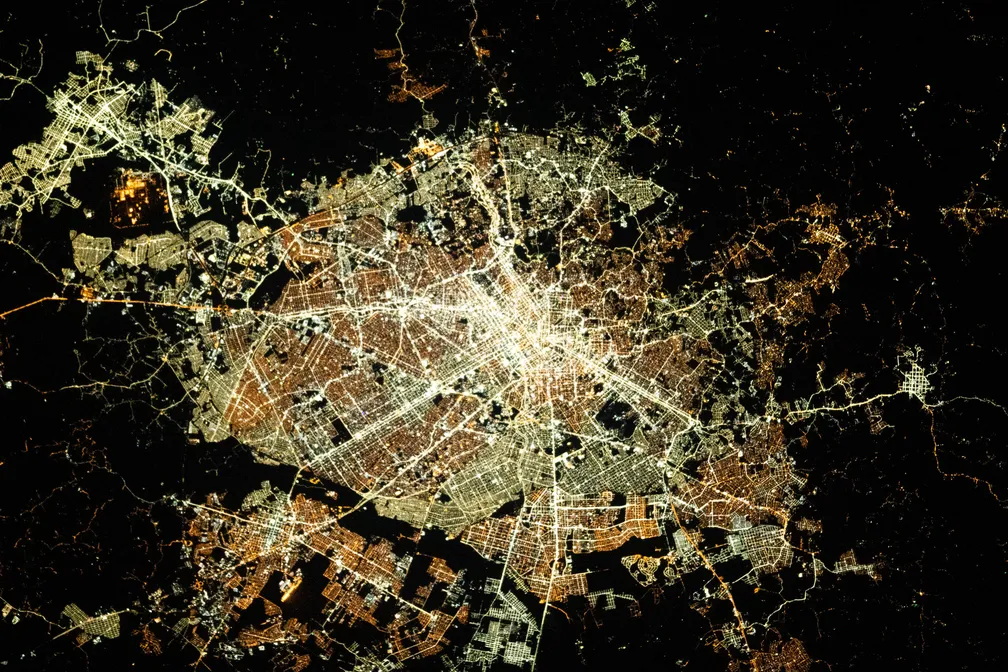
#> input picture Aula3/curitiba.jpg, 1008 x 672 px
$ python main.py
#> lines starting #> are read from the running program, lines starting #| are printed output that depends on the picture; after the words box and inside, x2 and y2 are one past the last pixel; in counts of white or black regions, pixels touching at a corner belong together
import cv2

imagem1 = cv2.imread('curitiba.jpg')
#> imagem1 is the input picture: shape (672, 1008, 3); mean B, G, R 35.5, 51.8, 57.4
imagem2 = cv2.imread('porto.jpg')
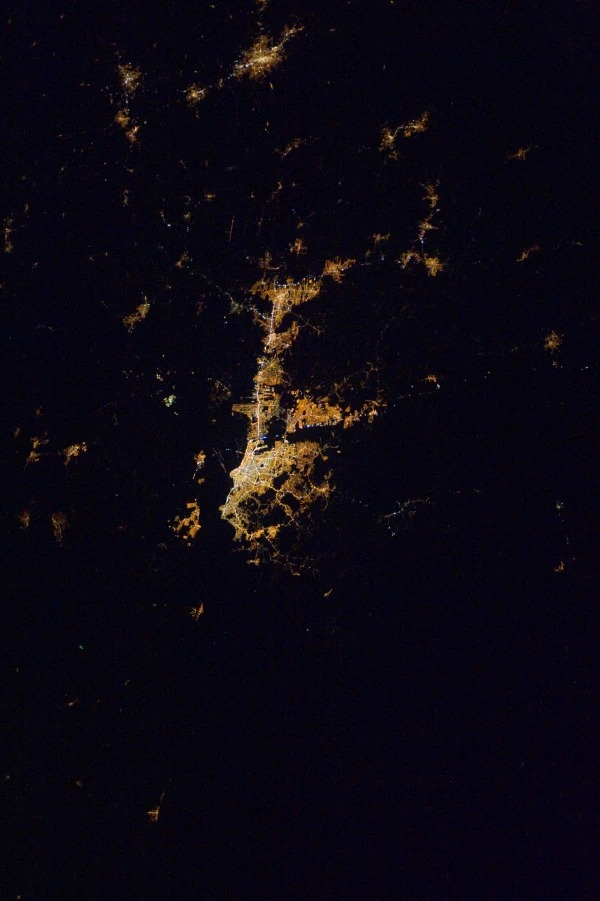
#> input picture Aula3/porto.jpg, 600 x 901 px
#> imagem2 is the input picture: shape (901, 600, 3); mean B, G, R 17.6, 7.5, 11.3
imagem3 = cv2.imread('saopaulo.jpg')
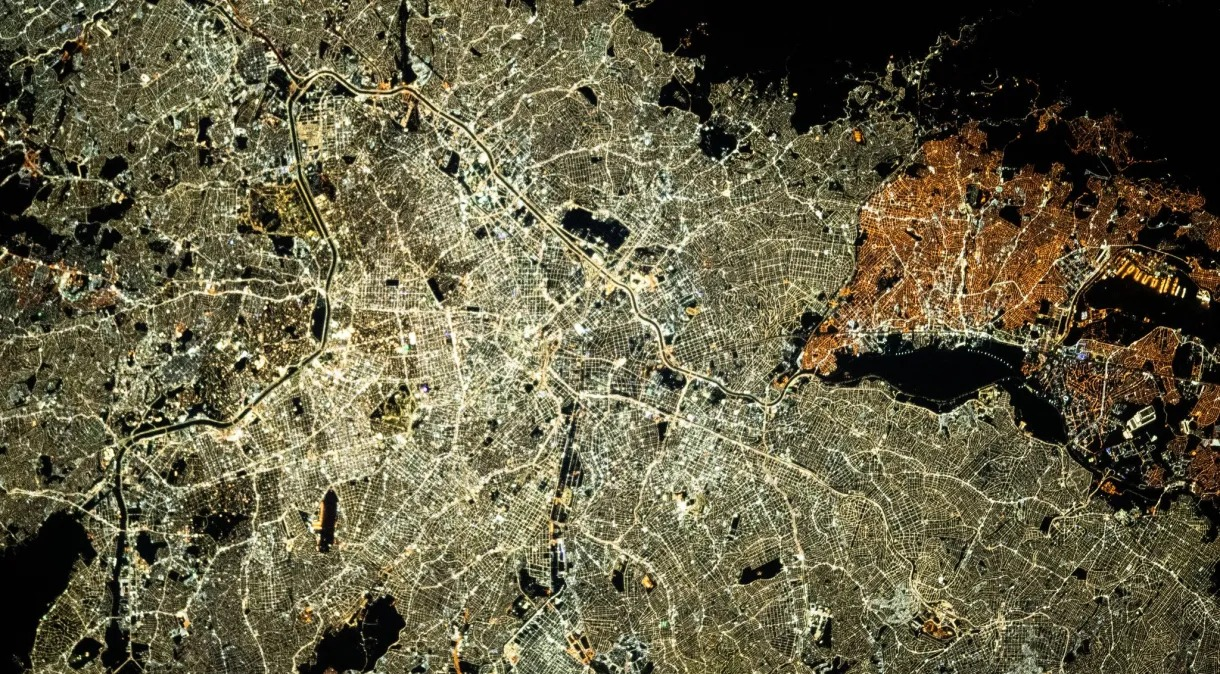
#> input picture Aula3/saopaulo.jpg, 1220 x 674 px
#> imagem3 is the input picture: shape (674, 1220, 3); mean B, G, R 68.2, 94.3, 99.3

# Converter para escala de cinza
imagem_cinza1 = cv2.cvtColor(imagem1, cv2.COLOR_BGR2GRAY)
imagem_cinza2 = cv2.cvtColor(imagem2, cv2.COLOR_BGR2GRAY)
imagem_cinza3 = cv2.cvtColor(imagem3, cv2.COLOR_BGR2GRAY)

# Aplicar Curitiba
_, img_bin1 = cv2.threshold(imagem_cinza1, 170, 230, cv2.THRESH_BINARY)
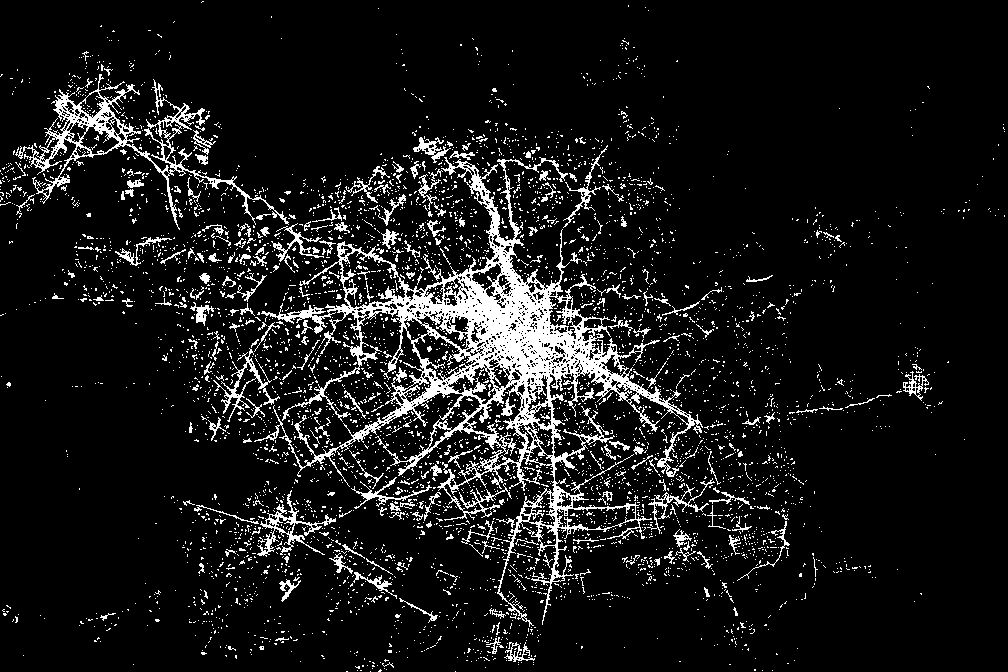
#> img_bin1: shape (672, 1008); values 0 (black) and 230 (white), 9.4% white in thin lines or dots
cv2.namedWindow("Curitiba", cv2.WINDOW_NORMAL)
cv2.resizeWindow("Curitiba", 800, 600)

_, img_bin_inv1 = cv2.threshold(imagem_cinza1, 170, 230, cv2.THRESH_BINARY_INV)
#> img_bin_inv1: shape (672, 1008); values 0 (black) and 230 (white), 90.6% white; black in thin lines or dots

_, img_trunc1 = cv2.threshold(imagem_cinza1, 170, 230, cv2.THRESH_TRUNC)

_, img_tozero1 = cv2.threshold(imagem_cinza1, 170, 230, cv2.THRESH_TOZERO)

_, img_tozero_inv1 = cv2.threshold(imagem_cinza1, 170, 230, cv2.THRESH_TOZERO_INV)
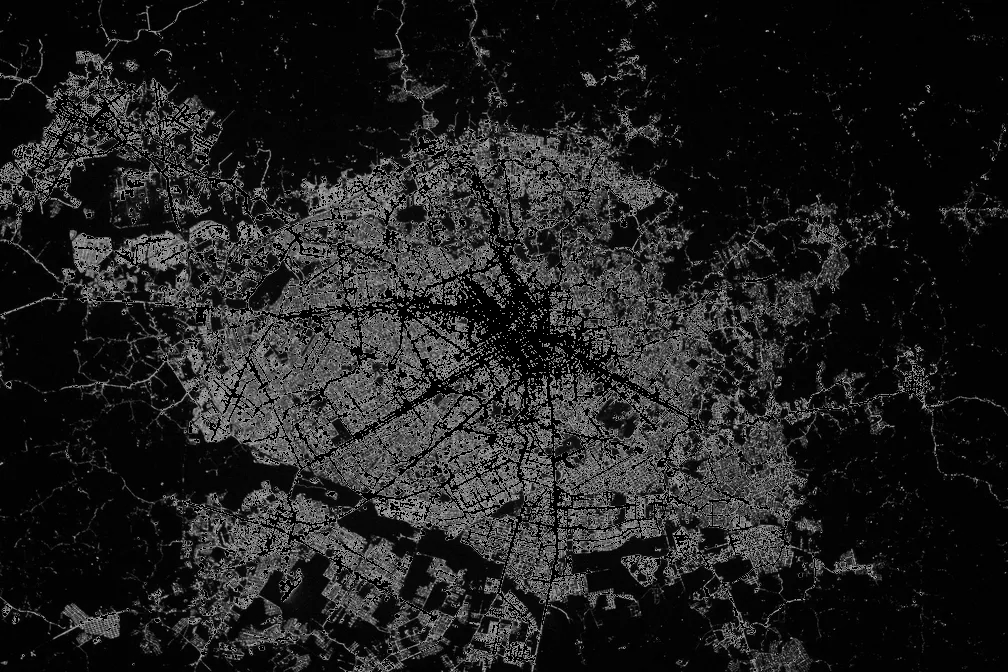
#> img_tozero_inv1: shape (672, 1008); min 0, max 170, mean 31.8

# Imagem segmentada binária 1
cv2.imshow("Curitiba Imagem Original", imagem1)
cv2.waitKey(0)
cv2.imshow("Curitiba THRESH_BINARY", img_bin1)
cv2.waitKey(0)
cv2.imshow("Curitiba THRESH_BINARY_INV", img_bin_inv1)
cv2.waitKey(0)
cv2.imshow("Curitiba THRESH_TRUNC", img_trunc1)
cv2.waitKey(0)
cv2.imshow("Curitiba THRESH_TOZERO", img_tozero1)
cv2.waitKey(0)
cv2.imshow("Curitiba THRESH_TOZERO_INV", img_tozero_inv1)
cv2.waitKey(0)
cv2.destroyAllWindows()


# Aplicar Porto Alegre
_, img_bin2 = cv2.threshold(imagem_cinza2, 150, 210, cv2.THRESH_BINARY)
#> img_bin2: shape (901, 600); values 0 (black) and 210 (white), 0.37% white in thin lines or dots, all inside (x1, y1, x2, y2) = (71, 30, 439, 562)
cv2.namedWindow("Porto Alegre", cv2.WINDOW_NORMAL)
cv2.resizeWindow("Porto Alegre", 800, 600)

_, img_bin_inv2 = cv2.threshold(imagem_cinza2, 150, 210, cv2.THRESH_BINARY_INV)

_, img_trunc2 = cv2.threshold(imagem_cinza2, 150, 210, cv2.THRESH_TRUNC)

_, img_tozero2 = cv2.threshold(imagem_cinza2, 150, 210, cv2.THRESH_TOZERO)

_, img_tozero_inv2 = cv2.threshold(imagem_cinza2, 150, 210, cv2.THRESH_TOZERO_INV)

# Imagem segmentada binária 2
cv2.imshow("Porto Alegre Imagem Original", imagem2)
cv2.waitKey(0)
cv2.imshow("Porto Alegre THRESH_BINARY", img_bin2)
cv2.waitKey(0)
cv2.imshow("Porto Alegre THRESH_BINARY_INV", img_bin_inv2)
cv2.waitKey(0)
cv2.imshow("Porto Alegre THRESH_TRUNC", img_trunc2)
cv2.waitKey(0)
cv2.imshow("Porto Alegre THRESH_TOZERO", img_tozero2)
cv2.waitKey(0)
cv2.imshow("Porto Alegre THRESH_TOZERO_INV", img_tozero_inv2)
cv2.waitKey(0)
cv2.destroyAllWindows()


# Aplicar Sao Paulo
_, img_bin3 = cv2.threshold(imagem_cinza3, 180, 240, cv2.THRESH_BINARY)
#> img_bin3: shape (674, 1220); values 0 (black) and 240 (white), 11.1% white in thin lines or dots
cv2.namedWindow("Sao Paulo", cv2.WINDOW_NORMAL)
cv2.resizeWindow("Sao Paulo", 800, 600)

_, img_bin_inv3 = cv2.threshold(imagem_cinza3, 180, 240, cv2.THRESH_BINARY_INV)
#> img_bin_inv3: shape (674, 1220); values 0 (black) and 240 (white), 88.9% white; black in thin lines or dots

_, img_trunc3 = cv2.threshold(imagem_cinza3, 180, 240, cv2.THRESH_TRUNC)

_, img_tozero3 = cv2.threshold(imagem_cinza3, 180, 240, cv2.THRESH_TOZERO)
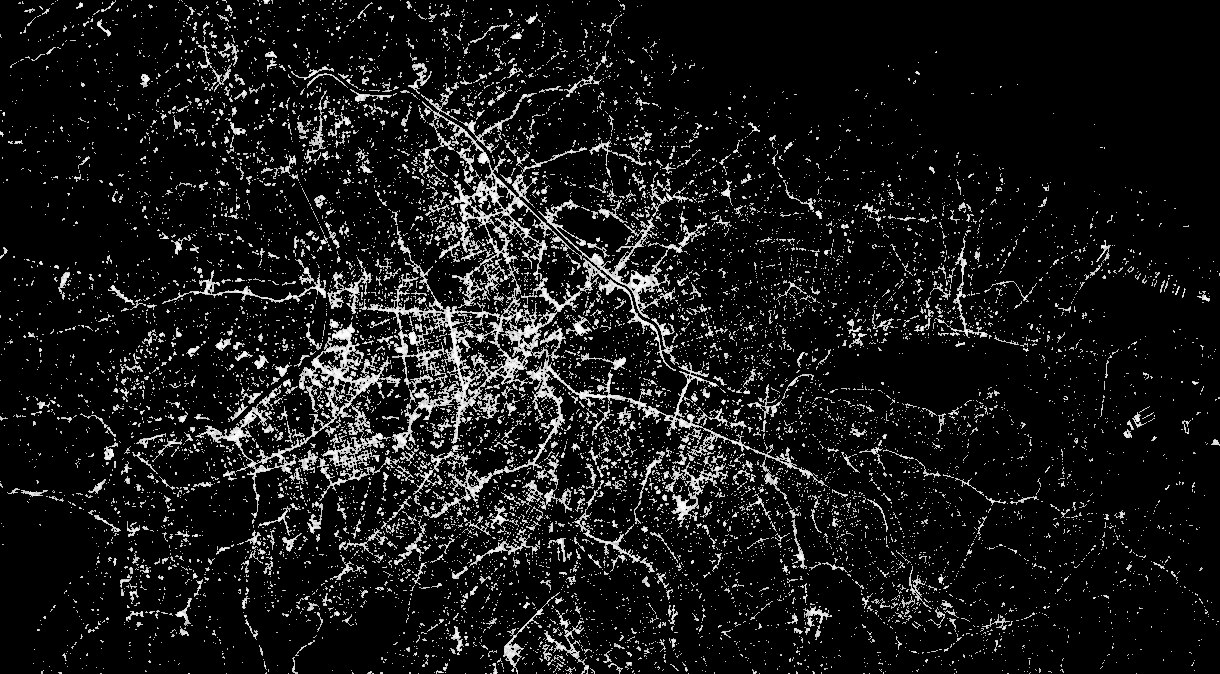
#> img_tozero3: shape (674, 1220); min 0, max 254, mean 23.3

_, img_tozero_inv3 = cv2.threshold(imagem_cinza3, 180, 240, cv2.THRESH_TOZERO_INV)
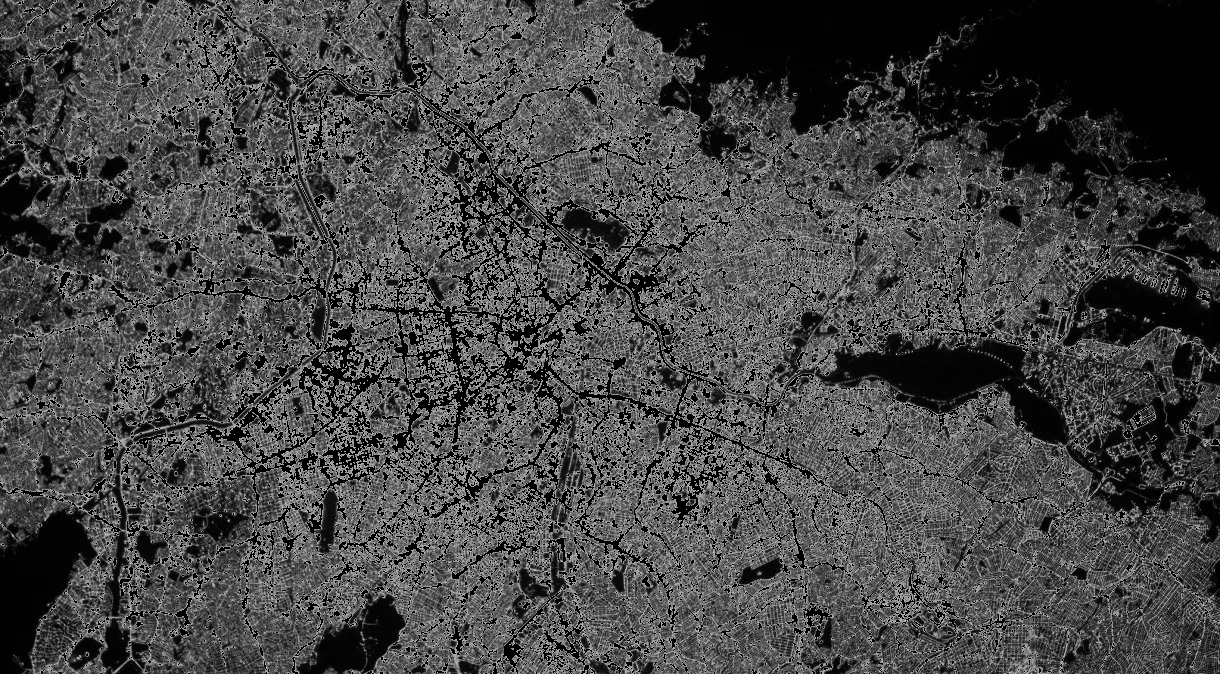
#> img_tozero_inv3: shape (674, 1220); min 0, max 180, mean 69.5

# Imagem segmentada binária 3
cv2.imshow("Sao Paulo Imagem Original", imagem3)
cv2.waitKey(0)
cv2.imshow("Sao Paulo THRESH_BINARY", img_bin3)
cv2.waitKey(0)
cv2.imshow("Sao Paulo THRESH_BINARY_INV", img_bin_inv3)
cv2.waitKey(0)
cv2.imshow("Sao Paulo THRESH_TRUNC", img_trunc3)
cv2.waitKey(0)
cv2.imshow("Sao Paulo THRESH_TOZERO", img_tozero3)
cv2.waitKey(0)
cv2.imshow("Sao Paulo THRESH_TOZERO_INV", img_tozero_inv3)
cv2.waitKey(0)
cv2.destroyAllWindows()
